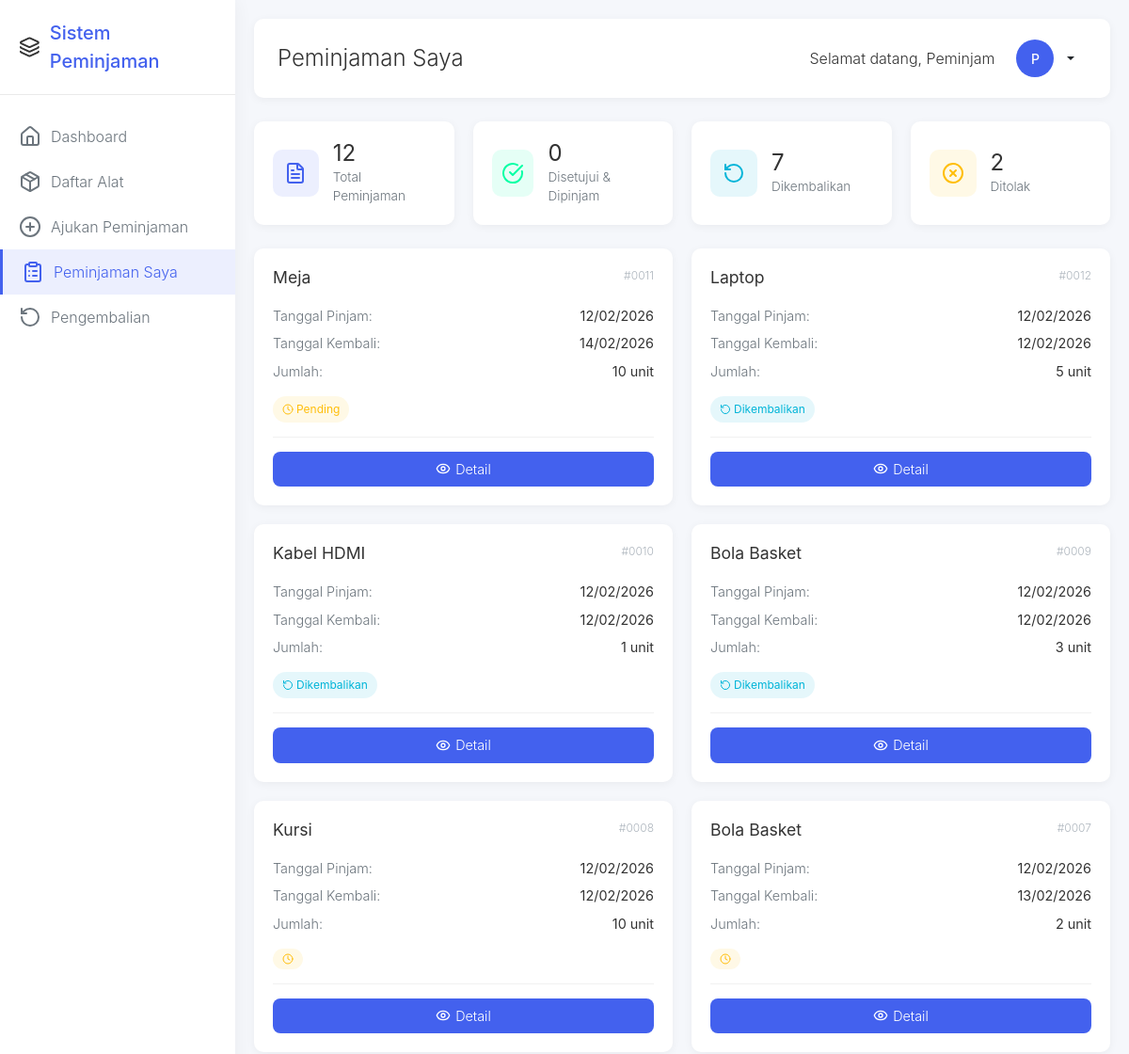
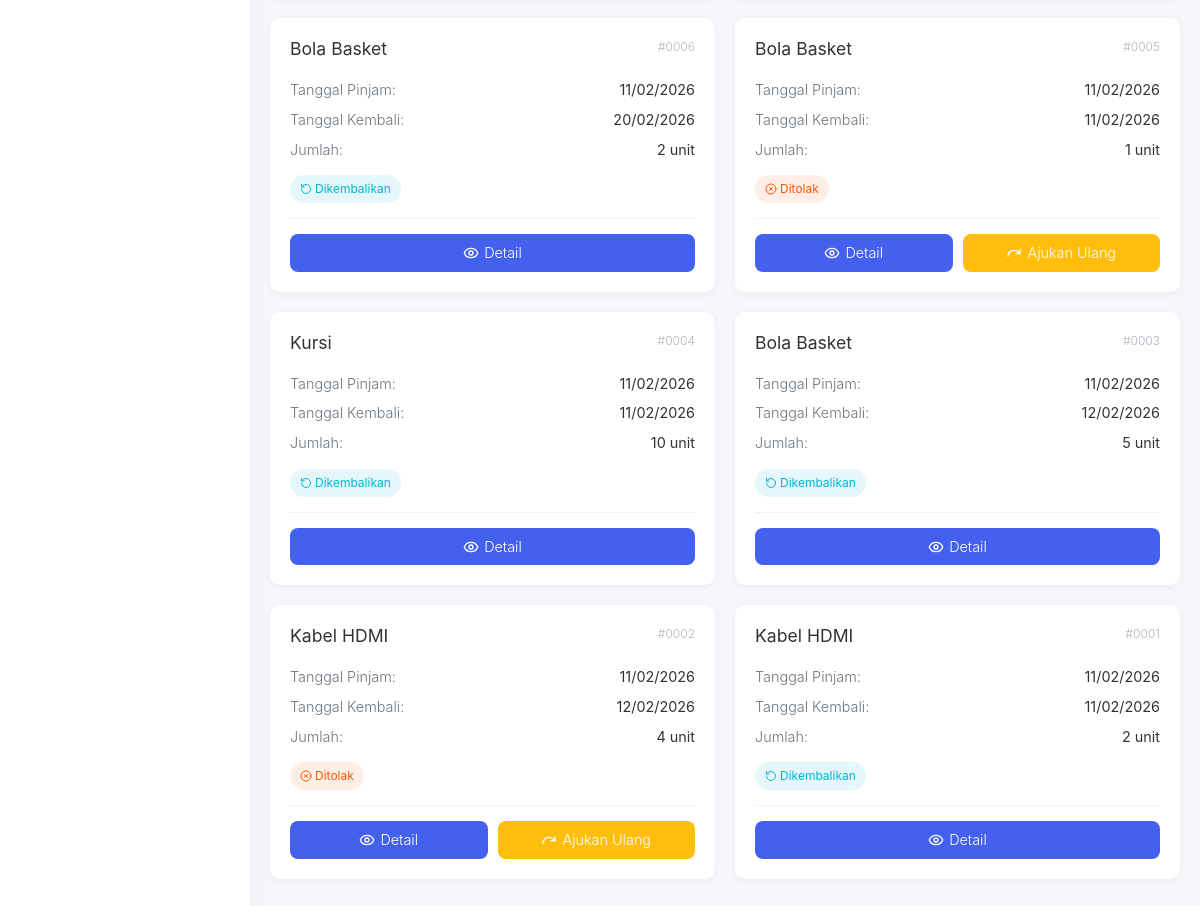
Screenshot of /peminjam/peminjaman_saya.php (signed in) with the database file from the repository (2 pictures, top to bottom).
### tables this page shows
CREATE TABLE `peminjaman` (
  `id` int(11) NOT NULL,
  `user_id` int(11) NOT NULL,
  `alat_id` int(11) NOT NULL,
  `tanggal_pinjam` date NOT NULL,
  `tanggal_kembali` date DEFAULT NULL,
  `jumlah` int(11) NOT NULL DEFAULT 1,
  `status` enum('pending','disetujui','ditolak','dipinjam','menunggu_konfirmasi','dikembalikan') NOT NULL,
  `keterangan` text DEFAULT NULL,
  `created_at` timestamp NOT NULL DEFAULT current_timestamp()
);

CREATE TABLE `alat` (
  `id` int(11) NOT NULL,
  `nama_alat` varchar(100) NOT NULL,
  `kategori_id` int(11) DEFAULT NULL,
  `stok` int(11) NOT NULL DEFAULT 0,
  `kondisi` enum('baik','rusak_ringan','rusak_berat') NOT NULL DEFAULT 'baik',
  `deskripsi` text DEFAULT NULL,
  `created_at` timestamp NOT NULL DEFAULT current_timestamp()
);

### config/database.php (called while the page is built, shortened)
<?php
function format_tanggal($tanggal) {
    return date('d/m/Y', strtotime($tanggal));
}
?>

### peminjam/peminjaman_saya.php (the view, shortened to what this page needs)
<?php
require_once '../config/database.php';
 $db = new Database();
 $conn = $db->getConnection();
 $user_id = $_SESSION['user_id'];
 $stmt = $conn->prepare("SELECT p.*, a.nama_alat FROM peminjaman p JOIN alat a ON p.alat_id = a.id WHERE p.user_id = ? ORDER BY p.created_at DESC");
 $stmt->bind_param("i", $user_id);
 $stmt->execute();
 $result = $stmt->get_result();
 $popup_message = '';
?>
<!DOCTYPE html>
<html lang="id">
<head>
    <link href="https://cdn.jsdelivr.net/npm/bootstrap@5.3.0/dist/css/bootstrap.min.css" rel="stylesheet">
    <link rel="stylesheet" href="../assets/css/style.css">
</head>
<body data-popup-message="<?php echo htmlspecialchars($popup_message, ENT_QUOTES, 'UTF-8'); ?>">
    <aside class="sidebar" id="sidebar">
        <div class="sidebar-header">
            <i data-lucide="layers"></i>
            <span class="sidebar-logo">Sistem Peminjaman</span>
        </div>
        <nav class="sidebar-menu">
            <a href="dashboard.php" class="menu-item">
                <i data-lucide="home" class="menu-icon"></i>
                <span class="menu-text">Dashboard</span>
            </a>
            <a href="daftar_alat.php" class="menu-item">
                <i data-lucide="package" class="menu-icon"></i>
                <span class="menu-text">Daftar Alat</span>
            </a>
            <a href="pinjam_alat.php" class="menu-item">
                <i data-lucide="plus-circle" class="menu-icon"></i>
                <span class="menu-text">Ajukan Peminjaman</span>
            </a>
            <a href="peminjaman_saya.php" class="menu-item active">
                <i data-lucide="clipboard-list" class="menu-icon"></i>
                <span class="menu-text">Peminjaman Saya</span>
            </a>
            <a href="pengembalian.php" class="menu-item">
                <i data-lucide="rotate-ccw" class="menu-icon"></i>
                <span class="menu-text">Pengembalian</span>
            </a>
        </nav>
    </aside>
    <main class="main-content">
        <div class="top-header">
            <div style="display: flex; align-items: center;">
                <h1 class="page-title">Peminjaman Saya</h1>
            </div>
            <div class="user-profile">
                <span style="margin-right: 10px;">Selamat datang, <?php echo $_SESSION['nama']; ?></span>
                <div class="dropdown">
                    <button class="btn btn-sm dropdown-toggle d-flex align-items-center" type="button" id="userDropdown" data-bs-toggle="dropdown" aria-expanded="false">
                        <div class="user-avatar">
                            <?php echo strtoupper(substr($_SESSION['nama'], 0, 1)); ?>
                        </div>
                    </button>
                </div>
            </div>
        </div>
        <?php
        $total_peminjaman = $result->num_rows;
        $disetujui = 0;
        $ditolak = 0;
        $dipinjam = 0;
        $dikembalikan = 0;
        $result->data_seek(0);
        while ($p = $result->fetch_assoc()) {
            switch($p['status']) {
                case 'ditolak': $ditolak++; break;
                case 'dikembalikan': $dikembalikan++; break;
            }
        }
        $result->data_seek(0);
        ?>
        <div class="stats-grid">
            <div class="stat-card">
                <div class="stat-icon primary">
                    <i data-lucide="file-text"></i>
                </div>
                <div class="stat-content">
                    <h3><?php echo $total_peminjaman; ?></h3>
                    <p>Total Peminjaman</p>
                </div>
            </div>
            <div class="stat-card">
                <div class="stat-icon success">
                    <i data-lucide="check-circle"></i>
                </div>
                <div class="stat-content">
                    <h3><?php echo $disetujui + $dipinjam; ?></h3>
                    <p>Disetujui & Dipinjam</p>
                </div>
            </div>
            <div class="stat-card">
                <div class="stat-icon info">
                    <i data-lucide="rotate-ccw"></i>
                </div>
                <div class="stat-content">
                    <h3><?php echo $dikembalikan; ?></h3>
                    <p>Dikembalikan</p>
                </div>
            </div>
            <div class="stat-card">
                <div class="stat-icon warning">
                    <i data-lucide="x-circle"></i>
                </div>
                <div class="stat-content">
                    <h3><?php echo $ditolak; ?></h3>
                    <p>Ditolak</p>
                </div>
            </div>
        </div>
        <?php if ($result->num_rows > 0): ?>
            <div class="peminjaman-grid">
                <?php $no = 1; while ($peminjaman = $result->fetch_assoc()): ?>
                <div class="peminjaman-card">
                    <div class="peminjaman-card-header">
                        <div>
                            <h5 class="peminjaman-title"><?php echo $peminjaman['nama_alat']; ?></h5>
                        </div>
                        <span class="peminjaman-id">#<?php echo str_pad($peminjaman['id'], 4, '0', STR_PAD_LEFT); ?></span>
                    </div>
                    <div class="peminjaman-details">
                        <div class="detail-row">
                            <span class="detail-label">Tanggal Pinjam:</span>
                            <span class="detail-value"><?php echo format_tanggal($peminjaman['tanggal_pinjam']); ?></span>
                        </div>
                        <div class="detail-row">
                            <span class="detail-label">Tanggal Kembali:</span>
                            <span class="detail-value"><?php echo $peminjaman['tanggal_kembali'] ? format_tanggal($peminjaman['tanggal_kembali']) : '-'; ?></span>
                        </div>
                        <div class="detail-row">
                            <span class="detail-label">Jumlah:</span>
                            <span class="detail-value"><?php echo $peminjaman['jumlah']; ?> unit</span>
                        </div>
                    </div>
                    <div class="peminjaman-badges">
                        <span class="badge-custom badge-<?php
                            echo $peminjaman['status'] == 'disetujui' ? 'success' :
                                ($peminjaman['status'] == 'ditolak' ? 'danger' :
                                ($peminjaman['status'] == 'dipinjam' ? 'primary' :
                                ($peminjaman['status'] == 'dikembalikan' ? 'info' : 'warning')));
                        ?>">
                            <i data-lucide="<?php
                                echo $peminjaman['status'] == 'disetujui' ? 'check-circle' :
                                    ($peminjaman['status'] == 'ditolak' ? 'x-circle' :
                                    ($peminjaman['status'] == 'dipinjam' ? 'package' :
                                    ($peminjaman['status'] == 'dikembalikan' ? 'rotate-ccw' : 'clock')));
                            ?>" style="width: 12px; height: 12px;"></i>
                            <?php echo ucfirst($peminjaman['status']); ?>
                        </span>
                    </div>
                    <div class="peminjaman-actions">
                        <a href="peminjaman_detail.php?id=<?php echo $peminjaman['id']; ?>" class="btn-custom btn-primary-custom">
                            <i data-lucide="eye" style="width: 16px; height: 16px;"></i>
                            Detail
                        </a>
                        <?php if ($peminjaman['status'] == 'ditolak'): ?>
                        <button class="btn-custom btn-warning-custom" onclick="ajukanUlang(<?php echo $peminjaman['id']; ?>)">
                            <i data-lucide="redo" style="width: 16px; height: 16px;"></i>
                            Ajukan Ulang
                        </button>
                        <?php endif; ?>
                    </div>
                </div>
                <?php endwhile; ?>
            </div>
        <?php endif; ?>
    </main>
</body>
</html>

### assets/css/style.css (style rules this page uses)
body { font-family: 'Segoe UI', Tahoma, Geneva, Verdana, sans-serif; background-color: #f8f9fa; }
.btn { border-radius: 6px; font-weight: 500; transition: all 0.2s ease; }
.btn-sm { padding: 0.375rem 0.75rem; font-size: 0.875rem; }

### rows the page displays
peminjaman: alat.nama_alat "Meja", id "0011", tanggal_pinjam "12/02/2026", tanggal_kembali "14/02/2026", jumlah "10", status "Pending"
peminjaman: alat.nama_alat "Laptop", id "0012", tanggal_pinjam "12/02/2026", tanggal_kembali "12/02/2026", jumlah "5", status "Dikembalikan"
peminjaman: alat.nama_alat "Kabel HDMI", id "0010", tanggal_pinjam "12/02/2026", tanggal_kembali "12/02/2026", jumlah "1", status "Dikembalikan"
peminjaman: alat.nama_alat "Bola Basket", id "0009", tanggal_pinjam "12/02/2026", tanggal_kembali "12/02/2026", jumlah "3", status "Dikembalikan"
peminjaman: alat.nama_alat "Kursi", id "0008", tanggal_pinjam "12/02/2026", tanggal_kembali "12/02/2026", jumlah "10"
peminjaman: alat.nama_alat "Bola Basket", id "0007", tanggal_pinjam "12/02/2026", tanggal_kembali "13/02/2026", jumlah "2"
peminjaman: alat.nama_alat "Bola Basket", id "0006", tanggal_pinjam "11/02/2026", tanggal_kembali "20/02/2026", jumlah "2", status "Dikembalikan"
peminjaman: alat.nama_alat "Bola Basket", id "0005", tanggal_pinjam "11/02/2026", tanggal_kembali "11/02/2026", jumlah "1", status "Ditolak"
peminjaman: alat.nama_alat "Kursi", id "0004", tanggal_pinjam "11/02/2026", tanggal_kembali "11/02/2026", jumlah "10", status "Dikembalikan"
peminjaman: alat.nama_alat "Bola Basket", id "0003", tanggal_pinjam "11/02/2026", tanggal_kembali "12/02/2026", jumlah "5", status "Dikembalikan"
peminjaman: alat.nama_alat "Kabel HDMI", id "0002", tanggal_pinjam "11/02/2026", tanggal_kembali "12/02/2026", jumlah "4", status "Ditolak"
peminjaman: alat.nama_alat "Kabel HDMI", id "0001", tanggal_pinjam "11/02/2026", tanggal_kembali "11/02/2026", jumlah "2", status "Dikembalikan"

### other values shown
$_SESSION['nama'] "Peminjam"
substr($_SESSION['nama'], 0, 1) "P"
$total_peminjaman "12"
$disetujui + $dipinjam "0"
$dikembalikan "7"
$ditolak "2"
